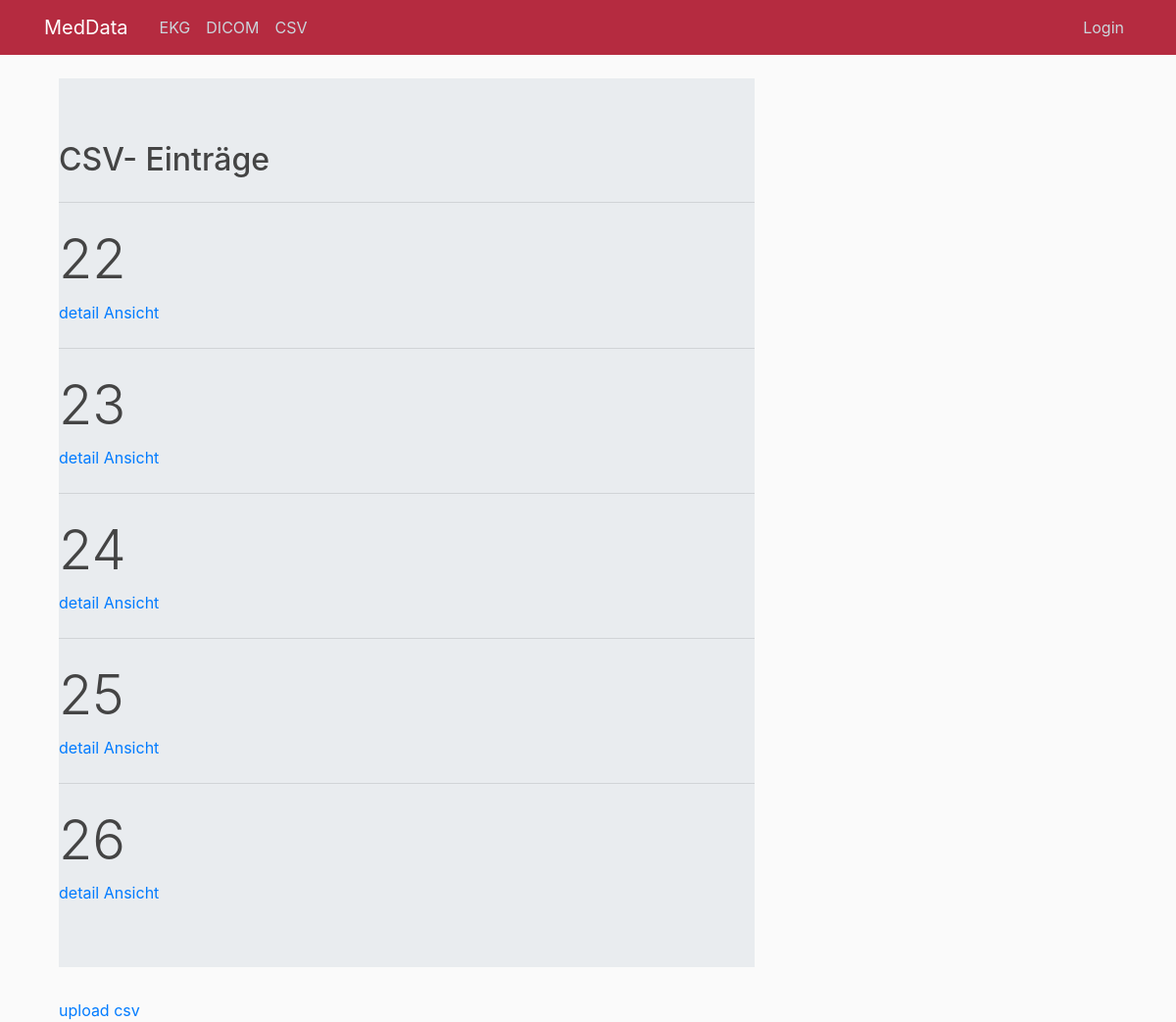
Page /csv on the earlier database version.
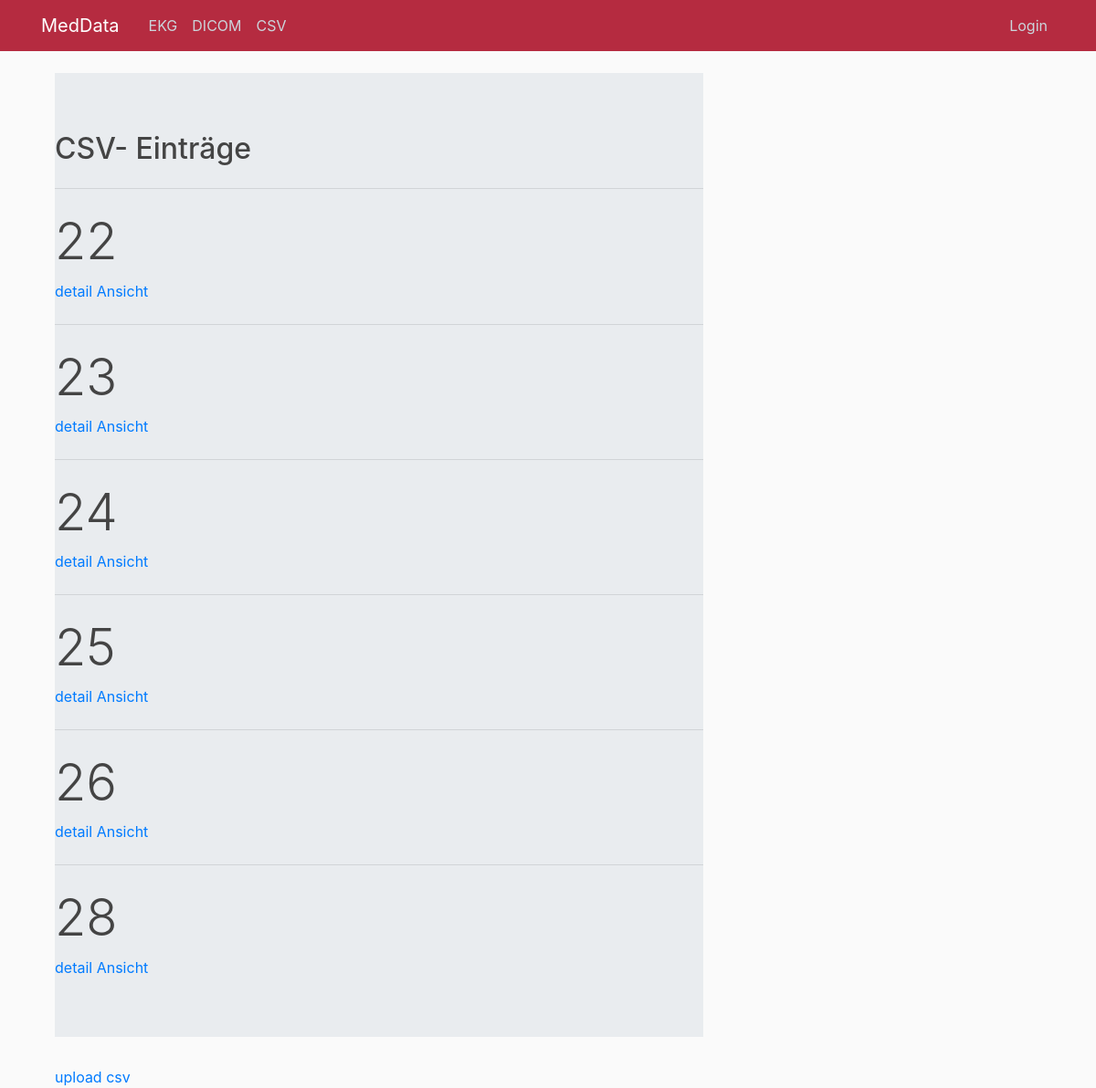
Same page on the later database version.
### csv_viewer/models.py (models this page shows, shortened)
class csvFileModel(models.Model):
    f_uuid = models.AutoField(primary_key=True)
    f_name = models.CharField(max_length=50)
    f_firstRow = models.IntegerField(max_length=20)
    f_lasttRow = models.IntegerField(max_length=20)
    c_parameter = models.CharField(max_length=200)

### csv_viewer/views.py (the view)
# urls.py: path('', views.home, name='csv-home'),
def home(request):
    csv_files = csvFileModel.objects.values('f_uuid')
    csv_name = csvFileModel.objects.values('f_name')
    context = {
        'dataLists': csv_files,
        'names': csv_name,
    }
    return render(request, 'csv_viewer/csv_list.html', context)

### csv_viewer/templates/csv_viewer/csv_list.html
{% extends "startpage/base.html" %}
{% block content %}
<body>
    <div class="jumbotron jumbotron-fluid" type="content">
        <h2 class="mx-auto">CSV- Einträge</h2>
        {% for dL in dataLists%} <hr class="my-4">
        <h5 class="display-4" >{{dL.f_uuid}}</h5>
        <a href="{% url 'csv-detail' value=dL.f_uuid %}">detail Ansicht</a>
        {% endfor %}
    </div>
    <a href="{% url 'contact_upload'%}"> upload csv</a>
</body>
{% endblock content %}

Differences in the rows shown:
added csvFileModel: f_uuid "28"
